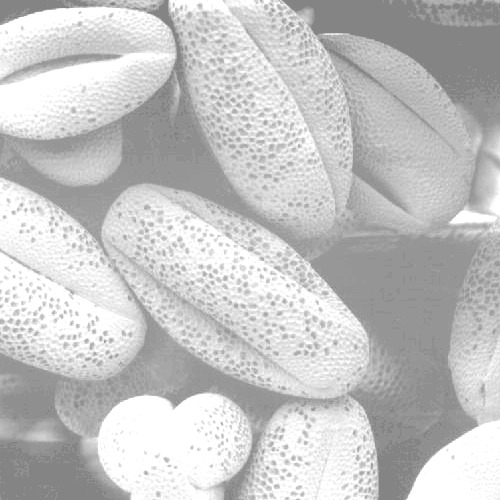
#> input picture ExerciseSet3/Data/Fig0316(1)(top_left).tif, 500 x 500 px
$ python Task2.py
#> lines starting #> are read from the running program, lines starting #| are printed output that depends on the picture
import numpy as np
from PIL import Image
from matplotlib import pyplot as plt

'''
Part (a)
'''
## Load the images
im1 = np.array( Image.open("Data/Fig0316(1)(top_left).tif") )
#> im1 is the input picture: shape (500, 500); min 132, max 255, mean 196.4
im2 = np.array( Image.open("Data/Fig0316(2)(2nd_from_top).tif") )
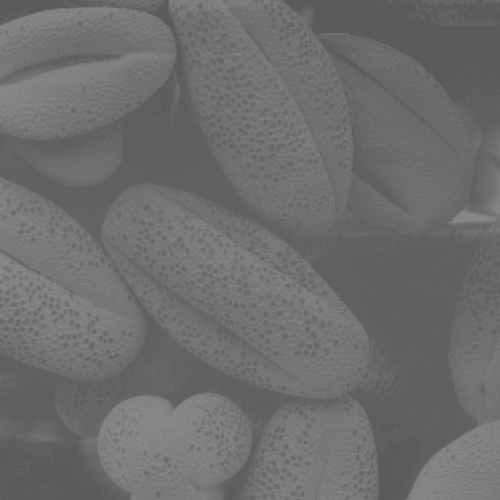
#> input picture ExerciseSet3/Data/Fig0316(2)(2nd_from_top).tif, 500 x 500 px
#> im2 is the input picture: shape (500, 500); min 91, max 138, mean 109.1
im3 = np.array( Image.open("Data/Fig0316(3)(third_from_top).tif") )
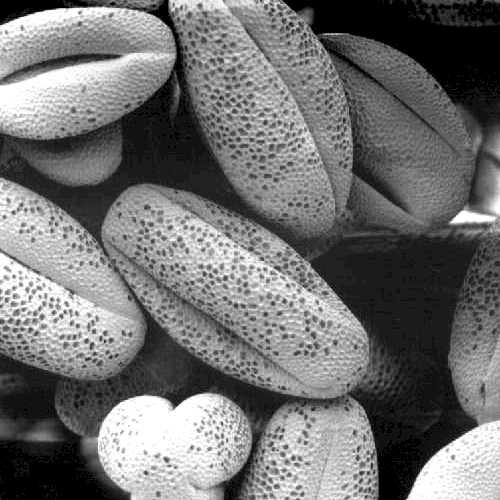
#> input picture ExerciseSet3/Data/Fig0316(3)(third_from_top).tif, 500 x 500 px
#> im3 is the input picture: shape (500, 500); min 0, max 255, mean 113.2
im4 = np.array( Image.open("Data/Fig0316(4)(bottom_left).tif") )
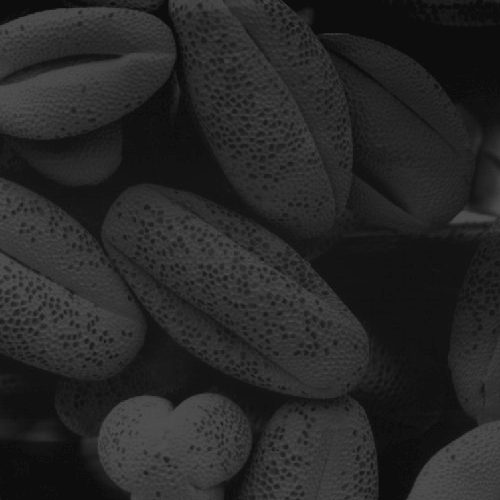
#> input picture ExerciseSet3/Data/Fig0316(4)(bottom_left).tif, 500 x 500 px
#> im4 is the input picture: shape (500, 500); min 13, max 83, mean 38.7

## Plot the images and their histograms:
fig1,ax1 = plt.subplots(2,4, figsize=(10,4))

ax1[0,0].imshow(im1, cmap="gray", vmin=0, vmax=255)
ax1[0,1].imshow(im2, cmap="gray", vmin=0, vmax=255)
ax1[0,2].imshow(im3, cmap="gray", vmin=0, vmax=255)
ax1[0,3].imshow(im4, cmap="gray", vmin=0, vmax=255)

ax1[1,0].hist(im1.flatten(), bins=255)
ax1[1,1].hist(im2.flatten(), bins=255)
ax1[1,2].hist(im3.flatten(), bins=255)
ax1[1,3].hist(im4.flatten(), bins=255)

for a in ax1[0,:]: a.set_axis_off()
for a in ax1[1,:]: a.set_xlim(0, 255)
fig1.suptitle("Images before histogram equalization")
plt.tight_layout()


'''
Part (b)
'''


def histogramEqualization(im):
    #### Function to perform histogram equalization

    ## Initialize the output image as a copy of the input
    new_im = np.copy(im)

    ## Find the image shape and all the unique pixel values
    M,N = im.shape
#> M = 500; N = 500
    pixel_values = np.unique(im)
#> pixel_values = 49 values from 132 to 255

    ## Initialize the probability masses of each pixel value
    p_r = []

    ## Loop through all the pixel values in the image
    for rk in pixel_values:

        ## Compute the probability mass of the current pixel value
        #  and store it in the probability mass vector
        p_rk = (im==rk).sum() / (M*N)
        p_r.append(p_rk)

        ## Compute the transformed pixel value based on equation
        #  (3-15) from the textbook
        s_k = 255 * sum(p_r)

        ## Replace the pixel values in the output image with the
        #  transformed intensity
        new_im[im==rk] = s_k
#> this loop made 49 passes
#> (rk, p_rk, s_k) on passes 1 to 12: (132, 0.0709, 18.07), (136, 0.000384, 18.17), (138, 0.00202, 18.69), (142, 0.007, 20.47), (143, 0.0378, 30.1), (145, 0.00657, 31.78), (149, 0.0658, 48.56), (151, 0.0415, 59.15), (154, 0.0118, 62.15), (156, 0.0246, 68.43), (158, 0.00415, 69.49), (162, 0.0183, 74.14)
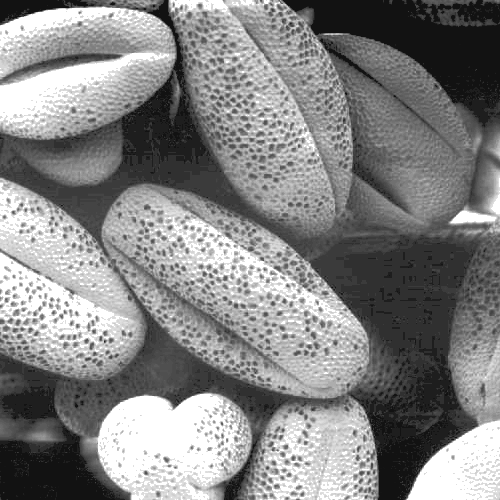
#> new_im: shape (500, 500); min 18, max 255, mean 132.1
#> after the loop, p_r = 49 values, max 0.115 at index 48, min 0.000384 at index 1, mean 0.0204

    return new_im

im1_eq = histogramEqualization(im1)
im2_eq = histogramEqualization(im2)
#> the loop in histogramEqualization (call 2), `for rk in pixel_values:` made 42 passes
#> (rk, p_rk, s_k) on passes 1 to 12: (91, 0.07, 17.85), (93, 0.00108, 18.12), (94, 0.00571, 19.58), (95, 0.0448, 31), (96, 0.0763, 50.46), (97, 0.0405, 60.78), (98, 0.03, 68.43), (99, 0.0224, 74.14), (101, 0.0221, 79.78), (102, 0.0233, 85.71), (103, 0.0205, 90.94), (104, 0.0228, 96.77)
im3_eq = histogramEqualization(im3)
im4_eq = histogramEqualization(im4)

## Plot the images and their histograms:
fig2,ax2 = plt.subplots(2,4, figsize=(10,4))

ax2[0,0].imshow(im1_eq, cmap="gray", vmin=0, vmax=255)
ax2[0,1].imshow(im2_eq, cmap="gray", vmin=0, vmax=255)
ax2[0,2].imshow(im3_eq, cmap="gray", vmin=0, vmax=255)
ax2[0,3].imshow(im4_eq, cmap="gray", vmin=0, vmax=255)

ax2[1,0].hist(im1_eq.flatten(), bins=255)
ax2[1,1].hist(im2_eq.flatten(), bins=255)
ax2[1,2].hist(im3_eq.flatten(), bins=255)
ax2[1,3].hist(im4_eq.flatten(), bins=255)

for a in ax2[0,:]: a.set_axis_off()
for a in ax2[1,:]: a.set_xlim(0, 255)
fig2.suptitle("Images after histogram equalization")
plt.tight_layout()

plt.show()
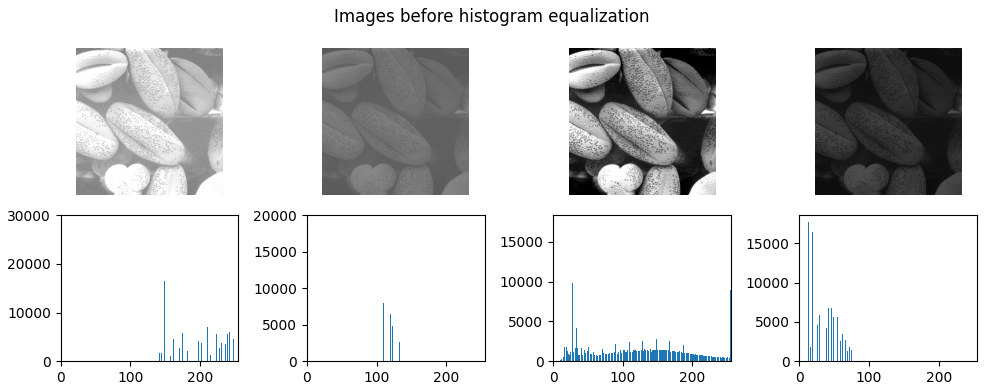
#> figure drawn by matplotlib, 8 panels; panel 5: tallest bar 28659 high, from x = 254.5 to 255; panel 6: tallest bar 19078 high, from x = 95.98 to 96.16; panel 7: tallest bar 17496 high, from x = 0 to 1; panel 8: tallest bar 17718 high, from x = 13 to 13.27
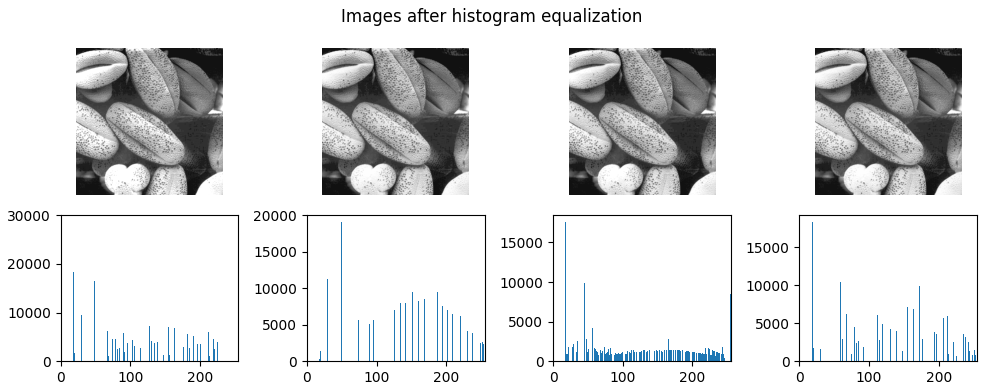
#> figure drawn by matplotlib, 8 panels; panel 5: tallest bar 28659 high, from x = 254.1 to 255; panel 6: tallest bar 19078 high, from x = 49.67 to 50.6; panel 7: tallest bar 17608 high, from x = 17 to 17.93; panel 8: tallest bar 18320 high, from x = 18 to 18.93
